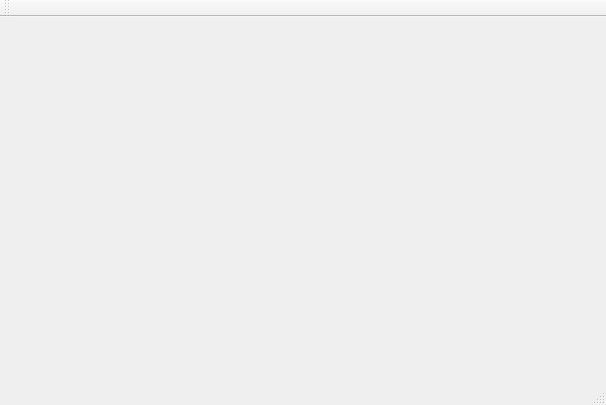
<?xml version="1.0" encoding="UTF-8"?>
<ui version="4.0">
 <class>MainWindow</class>
 <widget class="QMainWindow" name="MainWindow">
  <property name="geometry">
   <rect>
    <x>0</x>
    <y>0</y>
    <width>606</width>
    <height>405</height>
   </rect>
  </property>
  <property name="windowTitle">
   <string>MainWindow</string>
  </property>
  <widget class="QWidget" name="centralWidget"/>
  <widget class="QMenuBar" name="menuBar">
   <property name="geometry">
    <rect>
     <x>0</x>
     <y>0</y>
     <width>606</width>
     <height>25</height>
    </rect>
   </property>
  </widget>
  <widget class="QToolBar" name="mainToolBar">
   <attribute name="toolBarArea">
    <enum>TopToolBarArea</enum>
   </attribute>
   <attribute name="toolBarBreak">
    <bool>false</bool>
   </attribute>
  </widget>
  <widget class="QStatusBar" name="statusBar"/>
 </widget>
 <layoutdefault spacing="6" margin="11"/>
 <resources/>
 <connections/>
</ui>
